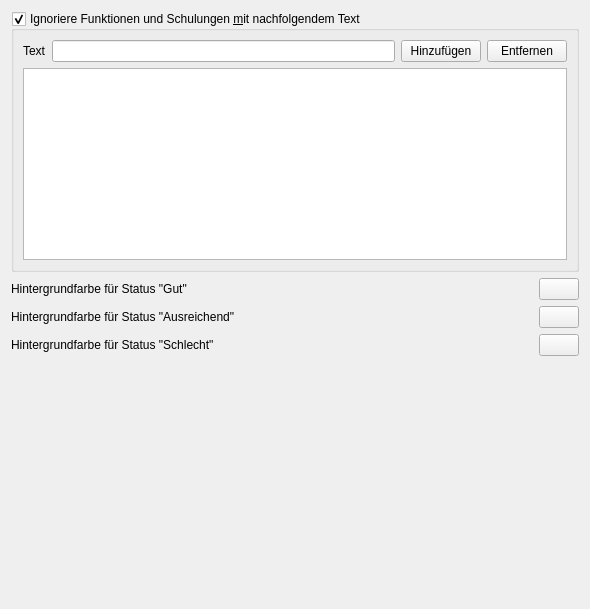
<?xml version="1.0" encoding="UTF-8"?>
<ui version="4.0">
 <class>QMQualiResultSettingsWidget</class>
 <widget class="QWidget" name="QMQualiResultSettingsWidget">
  <property name="geometry">
   <rect>
    <x>0</x>
    <y>0</y>
    <width>590</width>
    <height>609</height>
   </rect>
  </property>
  <property name="windowTitle">
   <string>Form</string>
  </property>
  <layout class="QGridLayout" name="gridLayout">
   <item row="0" column="0">
    <widget class="QGroupBox" name="cbQualiResIgnore">
     <property name="title">
      <string>Ignoriere Funktionen und Schulungen &amp;mit nachfolgendem Text</string>
     </property>
     <property name="checkable">
      <bool>true</bool>
     </property>
     <layout class="QGridLayout" name="gridLayout_2">
      <item row="0" column="0">
       <layout class="QVBoxLayout" name="verticalLayout_4">
        <item>
         <layout class="QHBoxLayout" name="horizontalLayout_2">
          <item>
           <widget class="QLabel" name="label">
            <property name="text">
             <string>Text</string>
            </property>
           </widget>
          </item>
          <item>
           <widget class="QLineEdit" name="leIgnoreText"/>
          </item>
          <item>
           <widget class="QPushButton" name="pbAddIgnore">
            <property name="text">
             <string>Hinzufügen</string>
            </property>
           </widget>
          </item>
          <item>
           <widget class="QPushButton" name="pbRemoveIgnore">
            <property name="text">
             <string>Entfernen</string>
            </property>
           </widget>
          </item>
         </layout>
        </item>
        <item>
         <widget class="QListWidget" name="lwIgnoreList"/>
        </item>
       </layout>
      </item>
     </layout>
    </widget>
   </item>
   <item row="1" column="0">
    <layout class="QHBoxLayout" name="horizontalLayout_11" stretch="2,0">
     <item>
      <widget class="QLabel" name="label_9">
       <property name="text">
        <string>Hintergrundfarbe für Status &quot;Gut&quot;</string>
       </property>
      </widget>
     </item>
     <item>
      <widget class="QPushButton" name="pbOkColor">
       <property name="minimumSize">
        <size>
         <width>0</width>
         <height>0</height>
        </size>
       </property>
       <property name="text">
        <string/>
       </property>
      </widget>
     </item>
    </layout>
   </item>
   <item row="2" column="0">
    <layout class="QHBoxLayout" name="horizontalLayout_13" stretch="2,0">
     <item>
      <widget class="QLabel" name="label_11">
       <property name="text">
        <string>Hintergrundfarbe für Status &quot;Ausreichend&quot;</string>
       </property>
      </widget>
     </item>
     <item>
      <widget class="QPushButton" name="pbEnoughColor">
       <property name="minimumSize">
        <size>
         <width>0</width>
         <height>0</height>
        </size>
       </property>
       <property name="text">
        <string/>
       </property>
      </widget>
     </item>
    </layout>
   </item>
   <item row="3" column="0">
    <layout class="QHBoxLayout" name="horizontalLayout_12" stretch="2,0">
     <item>
      <widget class="QLabel" name="label_10">
       <property name="text">
        <string>Hintergrundfarbe für Status &quot;Schlecht&quot;</string>
       </property>
      </widget>
     </item>
     <item>
      <widget class="QPushButton" name="pbBadColor">
       <property name="minimumSize">
        <size>
         <width>0</width>
         <height>0</height>
        </size>
       </property>
       <property name="text">
        <string/>
       </property>
      </widget>
     </item>
    </layout>
   </item>
   <item row="4" column="0">
    <spacer name="verticalSpacer">
     <property name="orientation">
      <enum>Qt::Vertical</enum>
     </property>
     <property name="sizeHint" stdset="0">
      <size>
       <width>20</width>
       <height>163</height>
      </size>
     </property>
    </spacer>
   </item>
  </layout>
 </widget>
 <resources/>
 <connections>
  <connection>
   <sender>cbQualiResIgnore</sender>
   <signal>clicked()</signal>
   <receiver>QMQualiResultSettingsWidget</receiver>
   <slot>emitSettingsChanged()</slot>
   <hints>
    <hint type="sourcelabel">
     <x>294</x>
     <y>146</y>
    </hint>
    <hint type="destinationlabel">
     <x>294</x>
     <y>304</y>
    </hint>
   </hints>
  </connection>
  <connection>
   <sender>pbAddIgnore</sender>
   <signal>clicked()</signal>
   <receiver>QMQualiResultSettingsWidget</receiver>
   <slot>addIgnore()</slot>
   <hints>
    <hint type="sourcelabel">
     <x>402</x>
     <y>53</y>
    </hint>
    <hint type="destinationlabel">
     <x>294</x>
     <y>304</y>
    </hint>
   </hints>
  </connection>
  <connection>
   <sender>pbOkColor</sender>
   <signal>clicked()</signal>
   <receiver>QMQualiResultSettingsWidget</receiver>
   <slot>changeOkColor()</slot>
   <hints>
    <hint type="sourcelabel">
     <x>539</x>
     <y>320</y>
    </hint>
    <hint type="destinationlabel">
     <x>294</x>
     <y>304</y>
    </hint>
   </hints>
  </connection>
  <connection>
   <sender>pbBadColor</sender>
   <signal>clicked()</signal>
   <receiver>QMQualiResultSettingsWidget</receiver>
   <slot>changeBadColor()</slot>
   <hints>
    <hint type="sourcelabel">
     <x>539</x>
     <y>404</y>
    </hint>
    <hint type="destinationlabel">
     <x>294</x>
     <y>304</y>
    </hint>
   </hints>
  </connection>
  <connection>
   <sender>pbRemoveIgnore</sender>
   <signal>clicked()</signal>
   <receiver>QMQualiResultSettingsWidget</receiver>
   <slot>removeIgnore()</slot>
   <hints>
    <hint type="sourcelabel">
     <x>511</x>
     <y>53</y>
    </hint>
    <hint type="destinationlabel">
     <x>294</x>
     <y>304</y>
    </hint>
   </hints>
  </connection>
  <connection>
   <sender>pbEnoughColor</sender>
   <signal>clicked()</signal>
   <receiver>QMQualiResultSettingsWidget</receiver>
   <slot>changeEnoughColor()</slot>
   <hints>
    <hint type="sourcelabel">
     <x>539</x>
     <y>362</y>
    </hint>
    <hint type="destinationlabel">
     <x>294</x>
     <y>304</y>
    </hint>
   </hints>
  </connection>
 </connections>
 <slots>
  <slot>emitSettingsChanged()</slot>
  <slot>changeEnoughColor()</slot>
  <slot>changeOkColor()</slot>
  <slot>changeBadColor()</slot>
  <slot>addIgnore()</slot>
  <slot>removeIgnore()</slot>
 </slots>
</ui>
